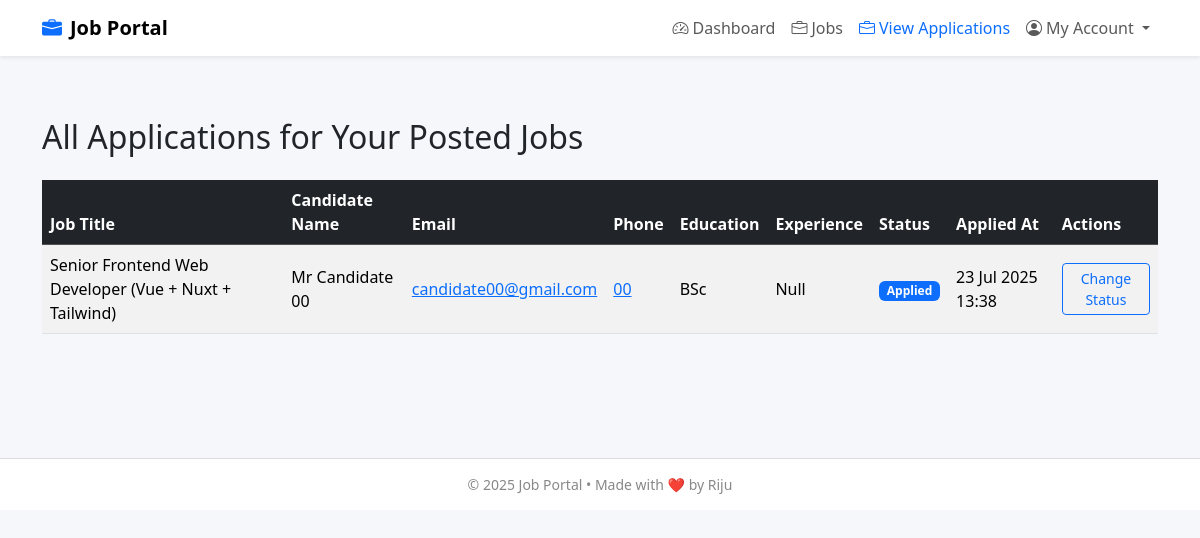
The page /jobApplications/ (signed in) on the database as committed earlier.
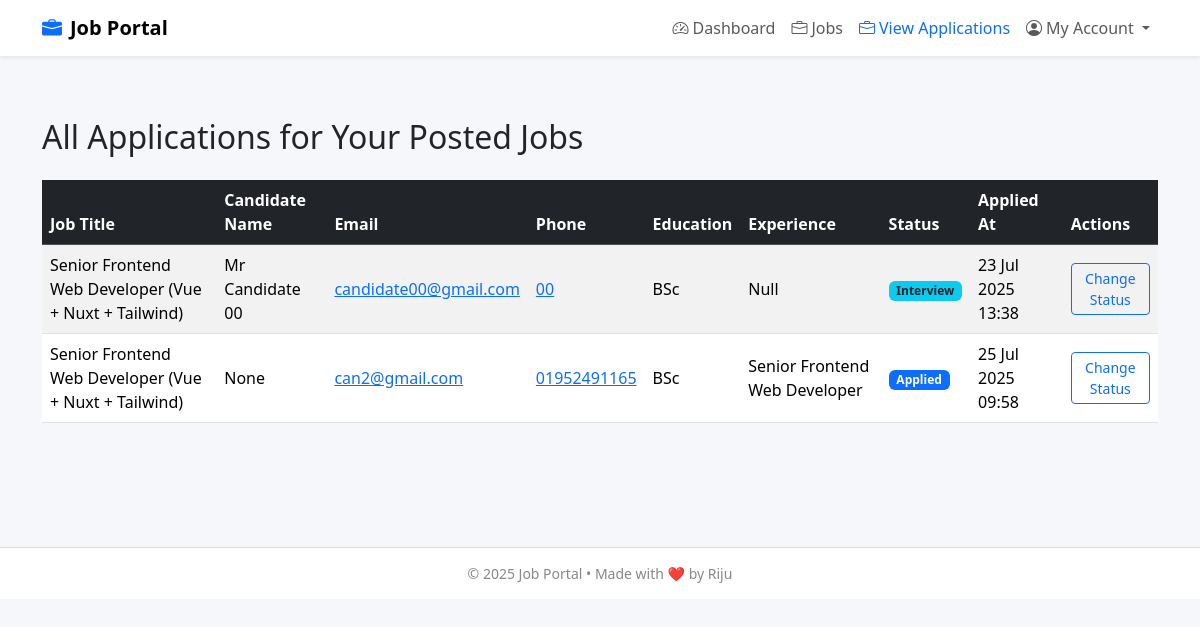
The same page on the database as committed later.
### candidate_app/models.py (models this page shows, shortened)
class JobApplicationModel(models.Model):
    job = models.ForeignKey(JobModel, on_delete=models.CASCADE, related_name='job_application', null=True)
    candidate = models.ForeignKey(CandidateProfileModel, on_delete=models.CASCADE, related_name='job_candidate', null=True)
    last_education = models.CharField(max_length=50, null=True)
    work_experience = models.CharField(max_length=100, null=True)
    status = models.CharField(choices=[
        ('Applied','Applied'),
        ('Interview','Interview'),
        ('Offered','Offered'),
        ('Rejected','Rejected'),
    ],max_length=20, null=True)
    applied_at = models.DateTimeField(auto_now_add=True)

class CandidateProfileModel(models.Model):
    candidate_user = models.OneToOneField(CustomUserModel,on_delete=models.CASCADE,related_name='candidate_profile',null=True)
    full_name = models.CharField(max_length=255,null=True)
    phone = models.CharField(max_length=20,null=True)
    email = models.EmailField(null=True)
    address = models.TextField(blank=True,null=True)
    date_of_birth = models.DateField(blank=True,null=True)

### employer_app/models.py (models this page shows, shortened)
class JobModel(models.Model):
    JOB_TYPE_CHOICES = [
        ('Full-Time', 'Full-Time'),
        ('Remote', 'Remote'),
        ('Internship', 'Internship'),
    ]
    employer = models.ForeignKey(EmployerProfileModel,on_delete=models.CASCADE,related_name='jobs',null=True)
    title = models.CharField(max_length=255)
    description = models.TextField()
    requirements = models.TextField()
    salary = models.DecimalField(max_digits=10, decimal_places=2, null=True, blank=True)
    job_type = models.CharField(max_length=20, choices=JOB_TYPE_CHOICES)
    deadline = models.DateField()
    posted_date = models.DateField(auto_now_add=True)

### employer_app/views.py (the view)
# urls.py: path('jobApplications/', allJobApplicationsPage, name='allJobApplicationsPage'),
def allJobApplicationsPage(request):
    employer = request.user
    jobs = JobModel.objects.filter(employer__employer_user=employer)
    applications = JobApplicationModel.objects.filter(job__in=jobs).select_related('job', 'candidate')
    return render(request, 'jobApplications.html', {
        'applications': applications,
    })

### employer_app/templates/jobApplications.html (shortened to what this page needs)
{% extends 'master/master.html' %}
{% block body %}
<h2 class="mb-4">All Applications for Your Posted Jobs</h2>
<div class="table-responsive">
  <table class="table table-striped table-hover align-middle">
    <thead class="table-dark">
      <tr>
        <th scope="col">Job Title</th>
        <th scope="col">Candidate Name</th>
        <th scope="col">Email</th>
        <th scope="col">Phone</th>
        <th scope="col">Education</th>
        <th scope="col">Experience</th>
        <th scope="col">Status</th>
        <th scope="col">Applied At</th>
        <th scope="col">Actions</th>
      </tr>
    </thead>
    <tbody>
      {% for app in applications %}
        <tr>
          <td>{{ app.job.title }}</td>
          <td>{{ app.candidate.full_name }}</td>
          <td><a href="mailto:{{ app.candidate.email }}">{{ app.candidate.email }}</a></td>
          <td><a href="tel:{{ app.candidate.phone }}">{{ app.candidate.phone }}</a></td>
          <td>{{ app.last_education }}</td>
          <td>{{ app.work_experience }}</td>
          <td>
            {% if app.status == "Applied" %}
              <span class="badge bg-primary">{{ app.status }}</span>
            {% elif app.status == "Interview" %}
              <span class="badge bg-info text-dark">{{ app.status }}</span>
            {% elif app.status == "Offered" %}
              <span class="badge bg-success">{{ app.status }}</span>
            {% elif app.status == "Rejected" %}
              <span class="badge bg-danger">{{ app.status }}</span>
            {% else %}
              <span class="badge bg-secondary">{{ app.status }}</span>
            {% endif %}
          </td>
          <td>{{ app.applied_at|date:"d M Y H:i" }}</td>
          <td>
            <a href="{% url 'changeApplicationStatusPage' app.id %}" class="btn btn-sm btn-outline-primary">
                Change Status
            </a>
          </td>
        </tr>
      {% empty %}
        <tr>
          <td colspan="9" class="text-center py-4">No applications submitted yet.</td>
        </tr>
      {% endfor %}
    </tbody>
  </table>
</div>
{% endblock %}

### users_auth_app/templates/master/master.html (shortened to what this page needs)
<!DOCTYPE html>
<html lang="en">
<head>
  <link href="https://cdn.jsdelivr.net/npm/bootstrap@5.3.3/dist/css/bootstrap.min.css" rel="stylesheet">
  <link href="https://cdn.jsdelivr.net/npm/bootstrap-icons@1.11.3/font/bootstrap-icons.css" rel="stylesheet">
</head>
<body>
  {% include 'master/navbar.html' %}
  <main class="container py-5">
    {% block body %}{% endblock body %}
  </main>
  <footer>
    &copy; {{ year|default:"2025" }} Job Portal • Made with ❤️ by Riju
  </footer>
</body>
</html>

### users_auth_app/templates/master/navbar.html (shortened to what this page needs)
<nav class="navbar navbar-expand-lg navbar-light bg-white fixed-top shadow-sm">
  <div class="container">
    <a class="navbar-brand fw-bold" href="{% url 'dashboardPage' %}">
      <i class="bi bi-briefcase-fill me-2"></i>Job Portal
    </a>
    <div class="collapse navbar-collapse" id="navbarNav">
      <ul class="navbar-nav ms-auto">
        {% if user.is_authenticated %}
          {% if user.user_types == 'Admin' %}
            <li class="nav-item">
              <a class="nav-link {% if request.resolver_match.url_name == 'pendingList' %}active{% endif %}"
                 href="{% url 'pendingList' %}">
                <i class="bi bi-clock-history me-1"></i>Pending Accounts
              </a>
            </li>
          {% elif user.user_types == 'Employer' %}
            <li class="nav-item">
              <a class="nav-link {% if request.resolver_match.url_name == 'dashboardPage' %}active{% endif %}"
                 href="{% url 'dashboardPage' %}">
                <i class="bi bi-speedometer2 me-1"></i>Dashboard
              </a>
            </li>
            <li class="nav-item">
              <a class="nav-link {% if request.resolver_match.url_name == 'jobListPage' %}active{% endif %}"
                 href="{% url 'jobListPage' %}">
                <i class="bi bi-briefcase me-1"></i>Jobs
              </a>
            </li>
            <li class="nav-item">
              <a class="nav-link {% if request.resolver_match.url_name == 'allJobApplicationsPage' %}active{% endif %}"
                 href="{% url 'allJobApplicationsPage' %}">
                <i class="bi bi-briefcase me-1"></i>View Applications
              </a>
            </li>
          {% endif %}
          <li class="nav-item dropdown">
            <a class="nav-link dropdown-toggle {% if request.resolver_match.url_name in 'profilePage changePasswordPage logoutPage' %}active{% endif %}"
               href="#" id="accountDropdown" role="button" data-bs-toggle="dropdown" aria-expanded="false">
              <i class="bi bi-person-circle me-1"></i>My Account
            </a>
          </li>
        {% endif %}
      </ul>
    </div>
  </div>
</nav>

### users_auth_app/templates/master/master.html (style rules this page uses)
body { background-color: #f5f7fa; padding-top: 70px; font-family: 'Segoe UI', sans-serif; }
.navbar-brand i { color: #0d6efd; }
.nav-link.active, .nav-link:hover { color: #0d6efd !important; }
footer { background-color: #fff; text-align: center; padding: 15px 0; font-size: 14px; color: #888; border-top: 1px solid #ddd; margin-top: 60px; }

Rows that differ between the two databases and show on the page:
changed JobApplicationModel "Null": status "Applied" → "Interview"
added JobApplicationModel: job "Senior Frontend Web Developer (Vue + Nuxt + Tailwind)", candidate.full_name "None", candidate.email "can2@gmail.com", candidate.phone "01952491165", last_education "BSc", work_experience "Senior Frontend Web Developer", status "Applied", applied_at "25 Jul 2025 09:58"
